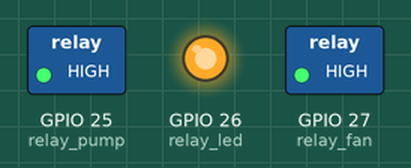
A sketch run on a simulated ESP32. On the bench: switched loads named in the sketch (green lamp = pin HIGH), output pins drawn as LEDs (lit = HIGH). WiFi joins after 1.5 s; servers stay silent unless stated; network time is answered at once with the bench clock; the local clock reads 2024-03-15 10:24:30 at power-on unless the sketch sets it; what the sketch prints to the serial monitor is not drawn.

Above: at 0.2 s.
At 1.6 s:
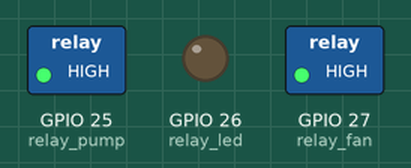
Timing chart, 0 to 3.1 s (numbered marks = the images above):
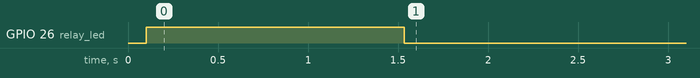

Measured:
- by itself, GPIO 26 (relay_led): HIGH → LOW at 1.5 s

The sketch:

smartfarm_0512.ino
```cpp
#include <NTPClient.h>
// change next line to use with another board/shield
//#include <ESP8266WiFi.h>
#include <WiFi.h> // for WiFi shield
//#include <WiFi101.h> // for WiFi 101 shield or MKR1000
#include <WiFiUdp.h>

const char* ssid = "G140_IoT";
const char* password = "smart02_140@";
// Define NTP Client to get time
WiFiUDP ntpUDP;
NTPClient timeClient(ntpUDP);
// Variables to save date and time
String formattedDate;
String formattedTime;
String formattedHour;
String dayStamp;
String timeStamp;
const int relay_led = 26;
const int relay_pump = 25;
const int relay_fan = 27;
int pump_sw=0;
int Min;
int Sec;
int Hour;

void WiFi_Setup(){
  Serial.print("Connecting to ");
  Serial.println(ssid);
  WiFi.begin(ssid, password);

  while (WiFi.status() != WL_CONNECTED) {
    delay(100);
    Serial.print(".");

    digitalWrite(relay_pump,1);
    digitalWrite(relay_led,1);
    digitalWrite(relay_fan,1);

   }

  // Print local IP address and start web server
  Serial.println("");
  Serial.println("WiFi connected.");
  Serial.println("IP address: ");
  Serial.println(WiFi.localIP());
 //digitalWrite(relay_pump,0);
  // digitalWrite(relay_led,0);
  // NTP
// Initialize a NTPClient to get time
  timeClient.begin();
  // Set offset time in seconds to adjust for your timezone, for example:
  // GMT +1 = 3600
  // GMT +8 = 28800
  // GMT -1 = -3600
  // GMT 0 = 0
  timeClient.setTimeOffset(32400);
}

void setup() {
  // Initialize Serial Monitor
  Serial.begin(115200);
    pinMode(relay_led, OUTPUT);
    pinMode(relay_pump, OUTPUT);
    pinMode(relay_fan, OUTPUT);
  WiFi_Setup();
  }

void timeControl(){
  while(!timeClient.update()) {
    timeClient.forceUpdate();
    break;
  }
  formattedTime = timeClient.getFormattedTime();
  Hour = timeClient.getHours();
  Min = timeClient.getMinutes();
  Sec = timeClient.getSeconds();

  }
void loop(){
  if (WiFi.status() != WL_CONNECTED){
    Serial.println("wifi not connect");
    digitalWrite(relay_pump,1);
    digitalWrite(relay_led,1);
    WiFi_Setup(); }

   Serial.println("wifi connect");
     timeClient.begin();
   timeClient.setTimeOffset(32400);

 while(!timeClient.update()) {
    timeClient.forceUpdate();
    break;
  }
  formattedTime = timeClient.getFormattedTime();
  Hour = timeClient.getHours();
  Min = timeClient.getMinutes();
  Sec = timeClient.getSeconds();
    //digitalWrite(relay_uv,1);
  if (Hour>=6 && Hour<=18){
      digitalWrite(relay_led,0);
      if (Min%35==0){
         if (Sec++<=20){
              digitalWrite(relay_pump,0);
              digitalWrite(relay_fan,0);
             }
              else {digitalWrite(relay_pump,1);
                    digitalWrite(relay_fan,1);
                   }
            }


    }

   else {
         digitalWrite(relay_pump,1);
         digitalWrite(relay_led,1);
         digitalWrite(relay_fan,1);
        }
  }
```
